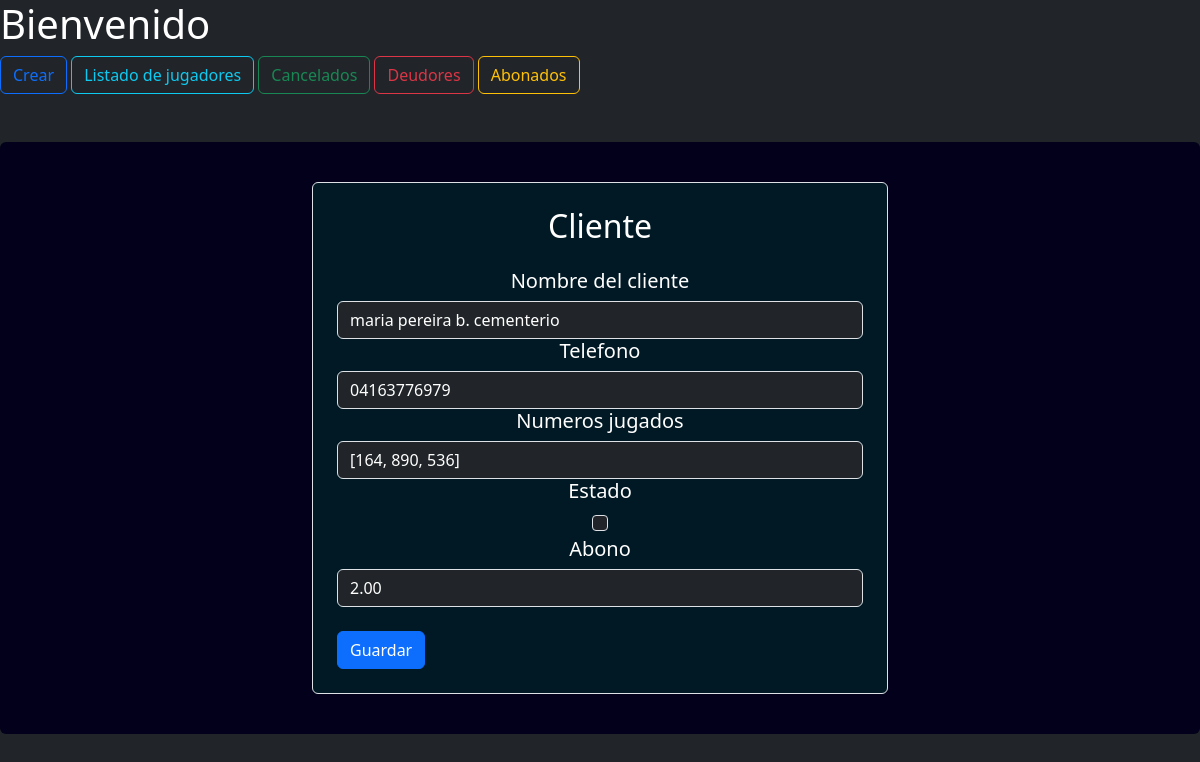
The page /actualizar/42/ on the database its author committed.
### clientes/models.py (models this page shows, shortened)
class Cliente(models.Model):
    nombre = models.CharField(verbose_name='nombre del cliente',max_length=50,unique=True)
    telefono = models.CharField(verbose_name='telefono',max_length=11)
    numeros = models.JSONField(verbose_name='numeros jugados',default=list)
    estado = models.BooleanField(verbose_name='estado',default=False)
    abono = models.DecimalField(verbose_name='Abono', decimal_places=2, max_digits=12,default=0.00)
    fecha_registro = models.DateTimeField(auto_now_add=True)
    fecha_actualizacion = models.DateTimeField(auto_now=True)
    class Meta:
        ordering = ['fecha_registro']

### clientes/views.py (the view, shortened to what this page needs)
# urls.py: path("actualizar/<int:pk>/", Actualizar_jugador_view.as_view(), name='actualizar'),
class Actualizar_jugador_view(UpdateView):
    model = Cliente
    form_class = Form_creacion_jugador
    template_name = "actualizacion.html"

### clientes/forms.py
class Form_creacion_jugador(forms.ModelForm):
    class Meta:
        model = Cliente
        fields = '__all__'
        widgets = {
            'estado': forms.CheckboxInput(attrs={'class': 'form-check-input'}),
        }

### clientes/templatetags/custom_tags.py (called while the page is built)
@register.filter(name='replace')
def replace_comma(value):
    return str(value).replace(',', '.')

### templates/actualizacion.html (shortened to what this page needs)
{% extends "Base.html" %}
{% load custom_tags %}
{% block container %}
<div
  class="p-4 rounded text-white mt-5 d-flex justify-content-center"
  style="background-color: rgb(2, 0, 26)"
>
  <form
    action=""
    method="post"
    class="form-group p-4 border rounded w-50 mt-3 mb-3"
    style="border-color: #caf438; background-color: #001925; color: white"
  >
    <h2 class="text-center mb-4">Cliente</h2>
    {% for field in form %}
        <h5 class="text-center"> {{ field.label }} </h5>
          {% if field.name == 'estado' %}
          <div class="form-check d-flex justify-content-center">
                 <input
                type="checkbox"
                name="{{ field.name }}"
                id="{{ field.id_for_label }}"
                value="true"
                class="form-check-input bg-dark text-white"
              />
            </div>
          {% elif field.name == 'abono' %}
            <input
            type="{{ field.field.widget.input_type }}"
            name="{{ field.name }}"
            id="{{ field.id_for_label }}"
            value="{{ field.initial|replace }}"
            class="form-control bg-dark text-white"
            />
          {% else %}
            <input
            type="{{ field.field.widget.input_type }}"
            name="{{ field.name }}"
            id="{{ field.id_for_label }}"
            value="{{ field.initial }}"
            class="form-control bg-dark text-white"
            />
        {% endif %}
    {% endfor %}
    <button type="submit" class="btn btn-primary mt-4"> Guardar</button>
    </form>
</div>
{% endblock container %}

### rows shown on the page
Cliente: nombre "maria pereira b. cementerio" "04163776979" "[164, 890, 536]", abono "2.00"

### other values the page prints
{{ field.label }} "Nombre del cliente" "Telefono" "Numeros jugados" "Estado" "Abono"
